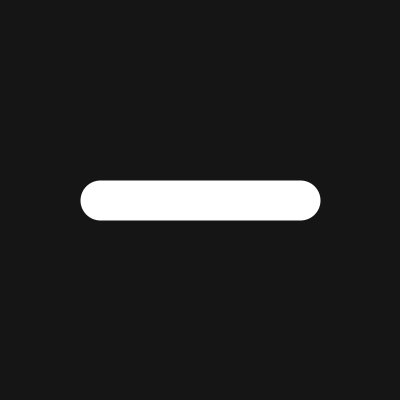
Frame 1 (no input)
Frame 60 (the mouse pressed at the canvas centre just before this capture): identical to frame 1, image omitted
Frame 120 (the mouse held since frame 60 and released just before this capture): identical to frame 1, image omitted

The Processing sketch that drew this single still picture (run headless with seeded random() and noise(); from frame 60 on, the mouse is pressed at the canvas centre):

// Processing sketch: sketch_1_Basic_Big_Line
// ── sketch_1_Basic_Big_Line.pde
// A basic big line to get started with Processing
void setup() {
  size(400, 400);
}


float x = 0.0;
float y = 0.0;


void draw() {
  background(21, 21, 21);
  
  int lineLenght = width / 2; // Line is long half of the width of the screen
  
  // Draw a line in the middle of the screen of length [length]
  pushMatrix();
  translate(width / 2 - lineLenght / 2, height / 2);
  strokeWeight(40);
  stroke(255, 255, 255);
  line(x, y, lineLenght, y);
  popMatrix();
}
